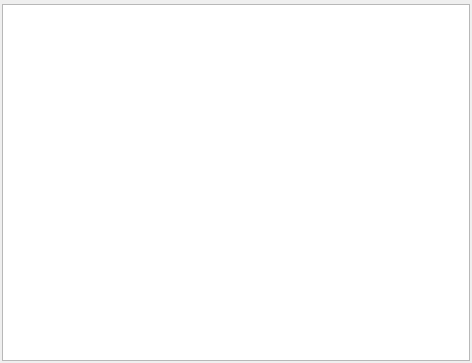
<?xml version="1.0" encoding="UTF-8"?>
<ui version="4.0">
 <class>RegistrationsWidget</class>
 <widget class="QWidget" name="RegistrationsWidget">
  <property name="geometry">
   <rect>
    <x>0</x>
    <y>0</y>
    <width>472</width>
    <height>363</height>
   </rect>
  </property>
  <property name="windowTitle">
   <string>Form</string>
  </property>
  <layout class="QVBoxLayout" name="verticalLayout">
   <property name="spacing">
    <number>2</number>
   </property>
   <property name="leftMargin">
    <number>2</number>
   </property>
   <property name="topMargin">
    <number>2</number>
   </property>
   <property name="rightMargin">
    <number>2</number>
   </property>
   <property name="bottomMargin">
    <number>2</number>
   </property>
   <item>
    <widget class="qf::gui::TableViewToolBar" name="tblRegistrationsTB" native="true"/>
   </item>
   <item>
    <widget class="qf::gui::TableView" name="tblRegistrations"/>
   </item>
  </layout>
 </widget>
 <customwidgets>
  <customwidget>
   <class>qf::gui::TableView</class>
   <extends>QTableView</extends>
   <header location="global">qf/gui/tableview.h</header>
  </customwidget>
  <customwidget>
   <class>qf::gui::TableViewToolBar</class>
   <extends>QWidget</extends>
   <header location="global">qf/gui/tableviewtoolbar.h</header>
   <container>1</container>
  </customwidget>
 </customwidgets>
 <tabstops>
  <tabstop>tblRegistrations</tabstop>
 </tabstops>
 <resources/>
 <connections/>
</ui>
